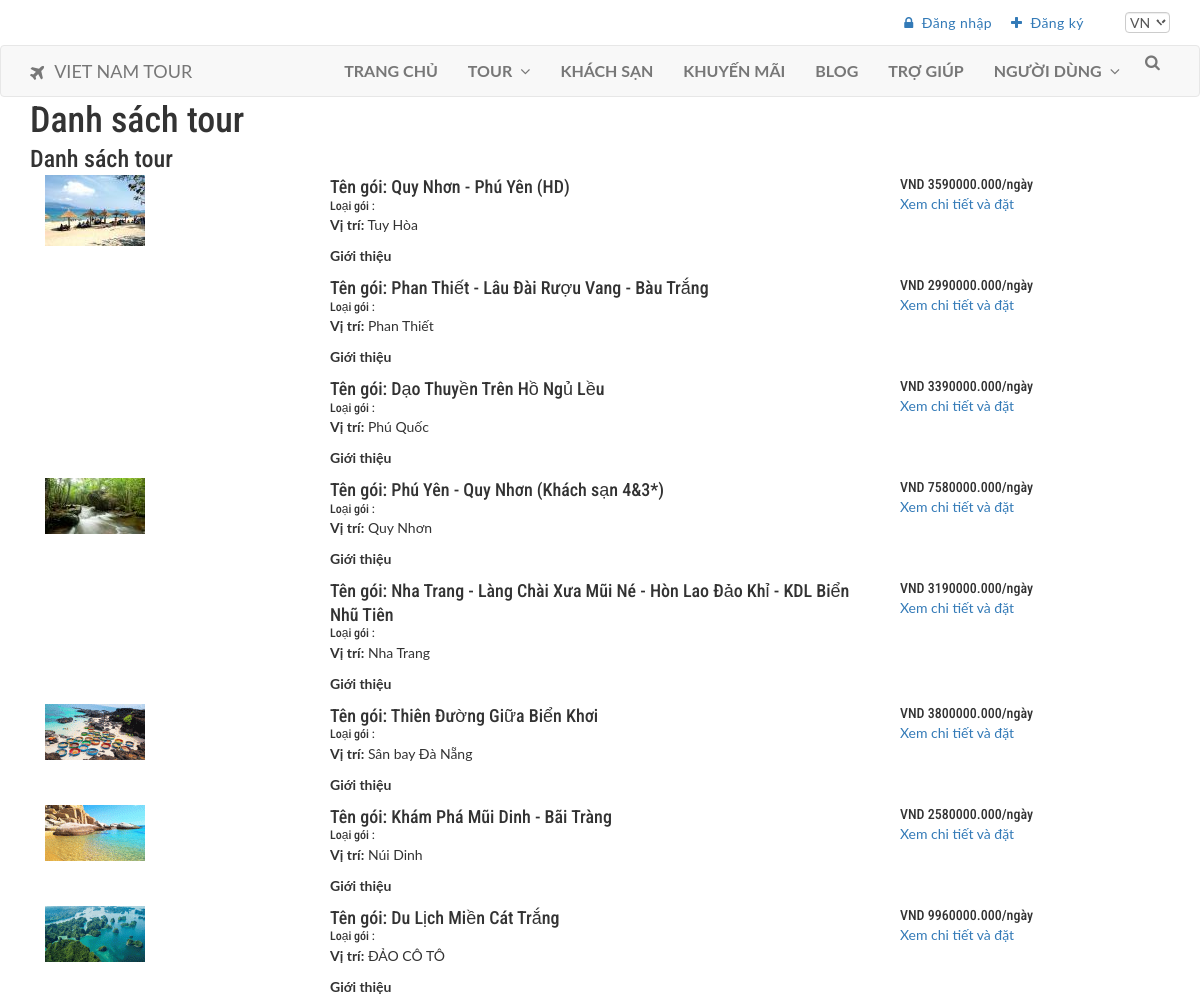
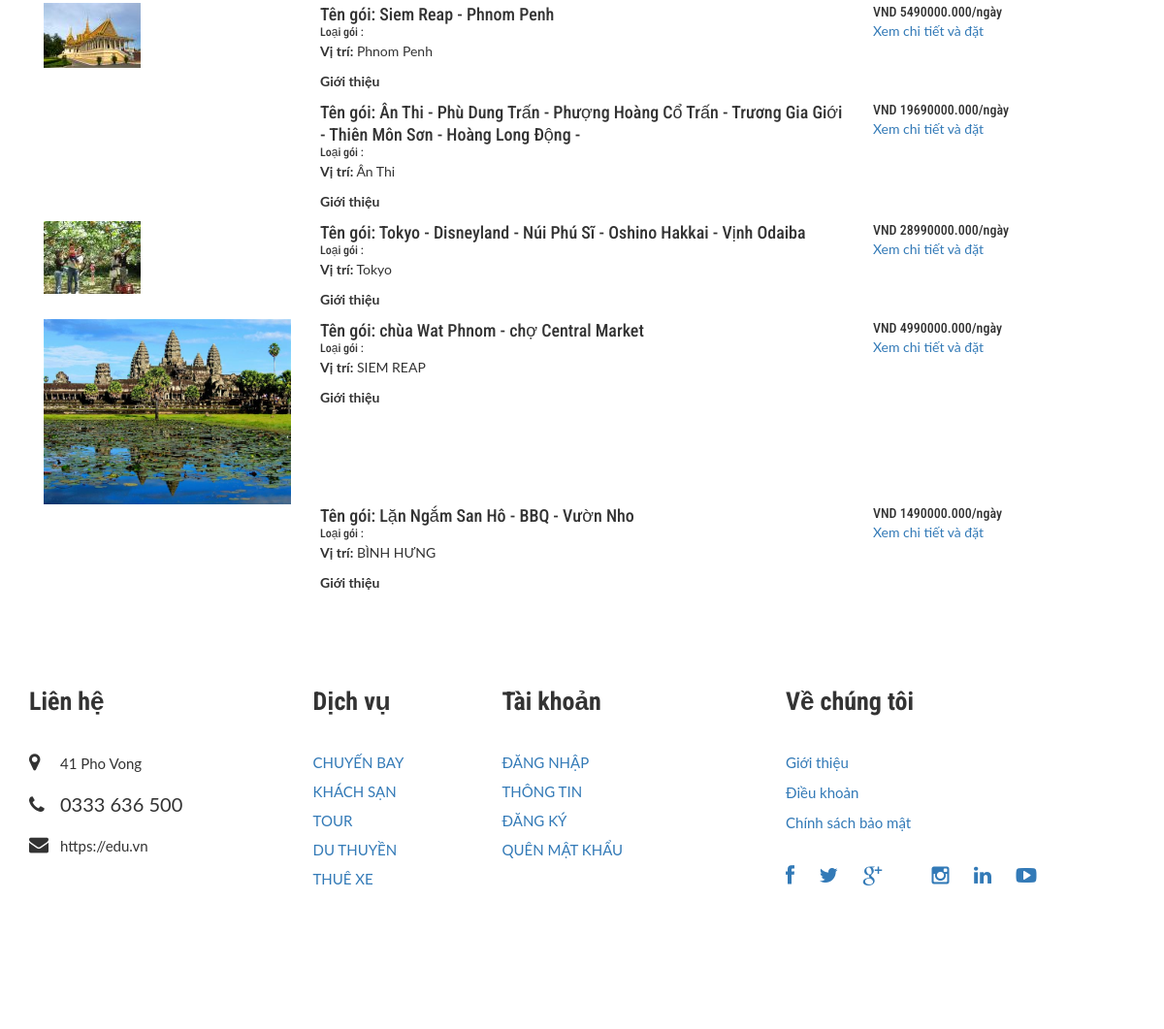
The app's page /package-list.php with its own data (2 pictures, top to bottom).
### tables this page shows
CREATE TABLE `goidulich` (
  `id_goi` int(11) NOT NULL,
  `khuyenmai` int(3) DEFAULT NULL,
  `nuocngoai` int(3) NOT NULL,
  `quocgia` varchar(100) NOT NULL,
  `ten_tinh` varchar(100) NOT NULL,
  `tengoi` varchar(100) NOT NULL,
  `vitri` varchar(100) NOT NULL,
  `giagoi` int(11) NOT NULL,
  `giatreem` int(11) NOT NULL,
  `giatrenho` int(11) NOT NULL,
  `giaphongdon` int(11) NOT NULL,
  `chitietgoi` mediumtext NOT NULL,
  `chuongtrinh` mediumtext NOT NULL,
  `luuy` mediumtext NOT NULL,
  `hinhanh` varchar(100) NOT NULL,
  `songay` int(3) NOT NULL,
  `giodi` varchar(100) NOT NULL,
  `ngayxuatphat` varchar(100) NOT NULL,
  `noixuatphat` varchar(100) NOT NULL,
  `ngayve` varchar(100) NOT NULL,
  `phuongtien` varchar(100) NOT NULL,
  `ngaydang` timestamp NOT NULL DEFAULT current_timestamp() ON UPDATE current_timestamp(),
  `ngaycapnhat` timestamp NOT NULL DEFAULT '0000-00-00 00:00:00' ON UPDATE current_timestamp()
);

### package-list.php (the view, shortened to what this page needs)
<?php
include('includes/config.php');
?>
<!DOCTYPE HTML>
<html>
<head>
<link href="css/bootstrap.css" rel='stylesheet' type='text/css' />
<link href="css/style.css" rel='stylesheet' type='text/css' />
<link href="css/font-awesome.css" rel="stylesheet">
<link href="css/animate.css" rel="stylesheet" type="text/css" media="all">
</head>
<body>
<?php include('includes/header.php');?>
<div class="banner-3">
	<div class="container">
		<h1 class="wow zoomIn animated animated" data-wow-delay=".5s" style="visibility: visible; animation-delay: 0.5s; animation-name: zoomIn;"> Danh sách tour</h1>
	</div>
</div>
<div class="rooms">
	<div class="container">
		<div class="room-bottom">
			<h3>Danh sách tour</h3>
<?php $sql = "SELECT * from goidulich";
$query = $dbh->prepare($sql);
$query->execute();
$results=$query->fetchAll(PDO::FETCH_OBJ);
if($query->rowCount() > 0)
{
foreach($results as $result)
{	?>
			<div class="rom-btm">
				<div class="col-md-3 room-left wow fadeInLeft animated" data-wow-delay=".5s">
					<img src="admin/pacakgeimages/<?php echo htmlentities($result->hinhanh);?>" class="img-responsive" alt="">
				</div>
				<div class="col-md-6 room-midle wow fadeInUp animated" data-wow-delay=".5s">
					<h4>Tên gói: <?php echo htmlentities($result->tengoi);?></h4>
					<h6>Loại gói : <?php echo htmlentities($result->loaigoi);?></h6>
					<p><b>Vị trí:</b> <?php echo htmlentities($result->vitri);?></p>
					<p><b>Giới thiệu</b> <?php echo htmlentities($result->gioithieugoi);?></p>
				</div>
				<div class="col-md-3 room-right wow fadeInRight animated" data-wow-delay=".5s">
					<h5>VND <?php echo htmlentities($result->giagoi);?>.000/ngày</h5>
					<a href="package-details.php?pkgid=<?php echo htmlentities($result->id_goi);?>" class="view">Xem chi tiết và đặt</a>
				</div>
				<div class="clearfix"></div>
			</div>
<?php }} ?>
		</div>
	</div>
</div>
<?php include('includes/footer.php');?>
</body>
</html>

### includes/header.php (shortened to what this page needs)
<?php if($_SESSION['login'])
{?>
    <div id="top-bar" class="tb-text-white">
        <div class="container" style="color: white;">
            <div class="row">
                <div class="col-xs-12 col-sm-6 col-md-6 col-lg-6">
                    <div id="info">
                        <ul class="list-unstyled list-inline">
                            <li><span><a href="index.php" style="color: white;"><i class="fa fa-home"></i></a></span></li>
                            <li><a href="profile.php" style="color: white;">Thông tin cá nhân</a></li>
                            <li><a href="password.php" style="color: white;">Thay đổi mật khẩu</a></li>
                            <li><a href="booking.php" style="color: white;">Tour đã đặt</a></li>
                            <li><a href="issuetickets.php" style="color: white;">Lịch sử trợ giúp</a></li>
                        </ul>
                    </div>
                </div>
                <div class="col-xs-12 col-sm-6 col-md-6 col-lg-6">
                    <div id="links">
                        <ul class="list-unstyled list-inline">
                         <li class="tol">Tài khoản :</li>
                         <li class="sig"><?php echo htmlentities($_SESSION['login']);?></li>
                         <a style="color: white;">|</a>
                         <li class="sigi"><a href="logout.php" > Đăng xuất</a></li>
                         <li>
                            <form>
                                <ul class="list-inline">
                                    <li>
                                        <div class="form-group language">
                                            <span><i class="fa fa-angle-down"></i></span>
                                            <select class="form-control">
                                                <option value="">VN</option>
                                                <option value="">EN</option>
                                            </select>
                                        </div>
                                    </li>
                                </ul>
                            </form>
                        </li>
                    </ul>
                </div>
            </div>
        </div>
    </div>
</div>
<?php } else {?>
    <div id="top-bar" class="tb-text-white">
        <div class="container" style="color: white;">
            <div class="row">
                <div class="col-xs-12 col-sm-6 col-md-6 col-lg-6">
                    <div id="info">
                        <ul class="list-unstyled list-inline">
                            <li><span><i class="fa fa-map-marker"></i></span>TPHCM </li>
                            <li><span><i class="fa fa-phone"></i></span>0333636500</li>
                            <li><a  style="font-size: 15px; margin-left: 10px; color: white;" href="enquiry.php"><i class="glyphicon glyphicon-envelope"></i>  Góp ý</a></li>
                        </ul>
                    </div>
                </div>
                <div class="col-xs-12 col-sm-6 col-md-6 col-lg-6">
                    <div id="links">
                        <ul class="list-unstyled list-inline">
                            <li  class="sigi"><a href="#" data-toggle="modal" data-target="#myModal4" ><span><i class="fa fa-lock"></i></span>Đăng nhập</a></li>
                            <li class="sig"><a href="#" data-toggle="modal" data-target="#myModal" ><span><i class="fa fa-plus"></i></span>Đăng ký</a></li>
                            <li>
                                <form>
                                    <ul class="list-inline">
                                        <li>
                                            <div class="form-group language">
                                                <select class="form-control">
                                                    <option value="">VN</option>
                                                </select>
                                            </div>
                                        </li>
                                    </ul>
                                </form>
                            </li>
                        </ul>
                    </div>
                </div>
            </div>
        </div>
    </div>
<?php }?>
<nav class="navbar navbar-default main-navbar navbar-custom navbar-white" id="mynavbar-1">
    <div class="container">
        <div class="navbar-header">
        <a href="index.php" class="navbar-brand"><span><i class="fa fa-plane"></i>VIET NAM TOUR</span></a>
    </div>
    <div class="collapse navbar-collapse" id="myNavbar1">
        <ul class="nav navbar-nav navbar-right navbar-search-link">
            <li ><a href="index.php" class="dropdown-toggle" >Trang chủ</a>
            </li>
            <li class="dropdown"><a href="#" class="dropdown-toggle" data-toggle="dropdown">Tour<span><i class="fa fa-angle-down"></i></span></a>
            </li>
            <li class="dropdown"><a href="hotel-list.php" class="dropdown-toggle">Khách sạn<span></i></span></a>
            </li>
            <li class="dropdown"><a href="tour-khuyenmai.php" class="dropdown-toggle">Khuyến mãi<span></i></span></a>
            </li>
            <li class="dropdown"><a href="blog-list.php" class="dropdown-toggle">Blog<span></i></span></a>
            </li>
            <li><a href="#" data-toggle="modal" data-target="#myModal3"> Trợ giúp</a>  </li>
        <li class="dropdown"><a href="#" class="dropdown-toggle" data-toggle="dropdown">Người dùng<span><i class="fa fa-angle-down"></i></span></a>
        </li>
        <li><a href="javascript:void(2)" data-toggle="modal" class="search-button"><span><i class="fa fa-search"></i></span></a></li>
    </ul>
</div>
</div>
</nav>

### includes/footer.php (shortened to what this page needs)
<section id="footer" class="ftr-heading-o ftr-heading-mgn-1">
    <div id="footer-top" class="banner-padding ftr-top-grey ftr-text-white">
        <div class="container">
            <div class="row">
                <div class="col-xs-12 col-sm-6 col-md-3 col-lg-3 footer-widget ftr-contact">
                    <h3 class="footer-heading">Liên hệ</h3>
                    <ul class="list-unstyled">
                        <li><span><i class="fa fa-map-marker"></i></span>41 Pho Vong</li>
                        <li><span><i class="fa fa-phone"></i></span>0333 636 500</li>
                        <li><span><i class="fa fa-envelope"></i></span>https://edu.vn</li>
                    </ul>
                </div>
                <div class="col-xs-12 col-sm-6 col-md-2 col-lg-2 footer-widget ftr-links">
                    <h3 class="footer-heading">Dịch vụ</h3>
                    <ul class="list-unstyled">
                        <li><a href="#">chuyến bay</a></li>
                        <li><a href="#">Khách sạn</a></li>
                        <li><a href="#">tour</a></li>
                        <li><a href="#">Du thuyền</a></li>
                        <li><a href="#">Thuê xe</a></li>
                    </ul>
                </div>
                <div class="col-xs-12 col-sm-6 col-md-3 col-lg-3 footer-widget ftr-links ftr-pad-left">
                    <h3 class="footer-heading">Tài khoản</h3>
                    <ul class="list-unstyled">
                        <li><a href="#">Đăng nhập</a></li></a></li>
                        <li><a href="#">Thông tin</a></li>
                        <li><a href="#">Đăng ký</a></li>
                        <li><a href="#">Quên mật khẩu</a></li>
                    </ul>
                </div>
                <div class="col-xs-12 col-sm-6 col-md-4 col-lg-4 footer-widget ftr-about">
                    <h3 class="footer-heading">Về chúng tôi</h3>
                    <ul class="list-unstyled">
                        <li style=" margin-bottom: 10px;"><a href="page.php?type=Giới thiệu">Giới thiệu</a></li>
                        <li style=" margin-bottom: 10px;"><a href="page.php?type=Điều khoản">Điều khoản</a></li>
                        <li style=" margin-bottom: 10px;"><a href="page.php?type=Chính sách và bảo mật">Chính sách
                                bảo mật</a></li>
                    </ul>
                    <ul class="social-links list-inline list-unstyled">
                        <li><a href="#"><span><i class="fa fa-facebook"></i></span></a></li>
                        <li><a href="#"><span><i class="fa fa-twitter"></i></span></a></li>
                        <li><a href="#"><span><i class="fa fa-google-plus"></i></span></a></li>
                        <li><a href="#"><span><i class="fa fa-pinterest-p"></i></span></a></li>
                        <li><a href="#"><span><i class="fa fa-instagram"></i></span></a></li>
                        <li><a href="#"><span><i class="fa fa-linkedin"></i></span></a></li>
                        <li><a href="#"><span><i class="fa fa-youtube-play"></i></span></a></li>
                    </ul>
                </div>
            </div>
        </div>
    </div>
    <div id="footer-bottom" class="ftr-bot-black">
        <div class="container">
            <div class="row">
                <div class="col-xs-12 col-sm-6 col-md-6 col-lg-6" id="copyright">
                </div>
                <div class="col-xs-12 col-sm-6 col-md-6 col-lg-6" id="terms">
                </div>
            </div>
        </div>
    </div>
</section>

### css/style.css (style rules this page uses)
html,body { height:100%; position:relative; }
p,ul,a,.btn,span,input,select,textarea,label, table, .meta h2, blockquote, small, .newsletter h2, .cruise-offer-text h3, .package h2, .welcome-message h2, #hot-tour h3, #hot-tour h2, #message-banner h2, .member-name h3, #error-text h2, .company-name, #coming-soon-text h2, .booking-form-block .selected-price, #dashboard h2, #dashboard h3, #dashboard h4, #web-name, .tvl-insurance-info .innerpage-heading h1, .big-heading h2, .traveler-info h3, .list-group-heading { font-family: 'Lato', sans-serif; }
p,ul { line-height:1.5em; font-size:14px; }
ul { margin-bottom:0px; }
h1,h2,h3,h4,h5,h6,.main-title a, .flight-info h3 .flight-destination,.blog-post-title a, .block-title a { font-family: 'Merriweather', serif; margin-top:0; line-height:1.3em; }
.banner-padding { padding-top:86px; padding-bottom:86px; }
#top-bar { padding:10px 0px 10px 0px; }
#top-bar ul { margin-bottom:0px; letter-spacing:0.03em; font-size:14px; line-height:1.8em; }
#top-bar #info li:first-child { margin-right:20px; }
#top-bar #info ul li .fa { padding-right:10px; font-size:16px; }
#top-bar #links { float:right; }
#top-bar #links a { padding-bottom:0px; }
#top-bar #links a .fa { padding-left:10px; font-size:14px; margin-right:8px; }
#top-bar #links ul li { padding-left:0px; }
#top-bar #links ul li:last-child { padding-right:0px; }
#top-bar form ul li:last-child { margin-left:12px; }
#top-bar #links > ul > li form { position:relative; padding-left:25px; }
#top-bar #links > ul > li form:after { position:absolute; content:''; height:15px; width:1px; display:block; top:5px; left:0px; }
#top-bar .form-group { margin-bottom:0px; }
#top-bar .form-group { font-size:15px; position:relative; text-transform:uppercase; width:45px; }
#top-bar .form-group select { z-index:9999; padding:0px; height:auto; z-index:1; }
.navbar { margin-bottom:0px; z-index:200; }
.main-navbar .navbar-header { position:relative; }
.main-navbar .navbar-brand .fa { margin-right:10px; position:relative; top:2px; }
.main-navbar .nav > li > a { font-size:16px; font-weight:bold; text-transform:uppercase; }
.main-navbar .navbar-nav > li { position:relative; }
.main-navbar .navbar-nav > li::before { width: 0; height: 4px; transition: all 0.25s linear; position: absolute; content: ""; z-index: -1; left: 0px; top: auto; bottom:0px; right: 0px; -webkit-transition: all 0.25s linear; z-index:1; margin:0 auto; }
.main-navbar .nav > li > a .fa-angle-down { margin-left:8px; }
.main-navbar .navbar-search-link > li:last-child a { height:34px; width:35px; text-align:center; padding:0px; margin-top:2px; }
.main-navbar .navbar-search-link > li:last-child .fa { margin-top:7px; }
#footer.ftr-heading-mgn-1 .footer-heading { margin-bottom:35px; }
.footer-widget .footer-heading { font-size:26px; font-weight:bold; }
.footer-widget ul li, .footer-widget a, .footer-widget p { font-size:15px; }
.footer-widget ul li:last-child { margin-bottom:0px; }
.footer-widget.ftr-contact li { margin-bottom:21px; }
.footer-widget.ftr-contact li:nth-child(2) { font-size:20px; }
.footer-widget.ftr-contact li .fa { font-size:20px; width:25px; margin-right:7px; }
.footer-widget.ftr-links li { text-transform:uppercase; margin-bottom:9px; }
.footer-widget.ftr-about .social-links { margin-top:22px; }
.footer-widget.ftr-about .social-links li a { font-size:21px; }
.footer-widget.ftr-about .social-links li { margin-right:12px; margin-top:10px; }
#footer-bottom { padding-top:30px; padding-bottom:30px; }

### includes/signin.php (style rules this page uses)
h1, h2, h3, h4, h5, h6 { margin: 0; font-family: 'Roboto Condensed', sans-serif; }

### records on screen
goidulich: hinhanh (picture), tengoi "Quy Nhơn - Phú Yên (HD)", vitri "Tuy Hòa", giagoi "3590000"
goidulich: tengoi "Phan Thiết - Lâu Đài Rượu Vang - Bàu Trắng", vitri "Phan Thiết", giagoi "2990000"
goidulich: tengoi "Dạo Thuyền Trên Hồ Ngủ Lều", vitri "Phú Quốc", giagoi "3390000"
goidulich: hinhanh (picture), tengoi "Phú Yên - Quy Nhơn (Khách sạn 4&3*)", vitri "Quy Nhơn", giagoi "7580000"
goidulich: tengoi "Nha Trang - Làng Chài Xưa Mũi Né - Hòn Lao Đảo Khỉ - KDL Biển Nhũ Tiên", vitri "Nha Trang", giagoi "3190000"
goidulich: hinhanh (picture), tengoi "Thiên Đường Giữa Biển Khơi", vitri "Sân bay Đà Nẵng", giagoi "3800000"
goidulich: hinhanh (picture), tengoi "Khám Phá Mũi Dinh - Bãi Tràng", vitri "Núi Dinh", giagoi "2580000"
goidulich: hinhanh (picture), tengoi "Du Lịch Miền Cát Trắng", vitri "ĐẢO CÔ TÔ", giagoi "9960000"
goidulich: hinhanh (picture), tengoi "Siem Reap - Phnom Penh", vitri "Phnom Penh", giagoi "5490000"
goidulich: tengoi "Ân Thi - Phù Dung Trấn - Phượng Hoàng Cổ Trấn - Trương Gia Giới - Thiên Môn Sơn - Hoàng Long Động -", vitri "Ân Thi", giagoi "19690000"
goidulich: hinhanh (picture), tengoi "Tokyo - Disneyland - Núi Phú Sĩ - Oshino Hakkai - Vịnh Odaiba", vitri "Tokyo", giagoi "28990000"
goidulich: hinhanh (picture), tengoi "chùa Wat Phnom - chợ Central Market", vitri "SIEM REAP", giagoi "4990000"
goidulich: tengoi "Lặn Ngắm San Hô - BBQ - Vườn Nho", vitri "BÌNH HƯNG", giagoi "1490000"
